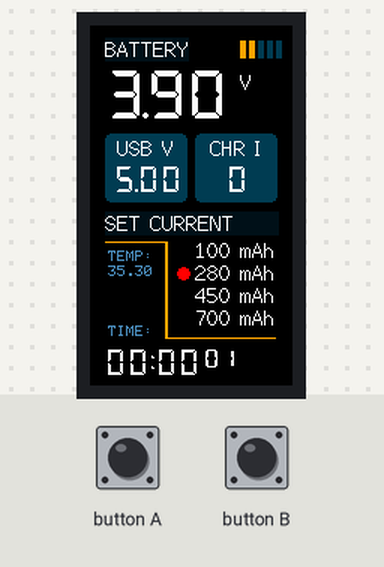
Bench run of a sketch on a simulated ESP32. Shown: 135×240 colour display. The inputs (shaded band) are chosen by the test bench. The local clock reads 2024-03-15 10:24:30 at power-on unless the sketch sets it.

Above: at 1.3 s.
1.4 s: button A pressed for 0.15 s
At 2.5 s:
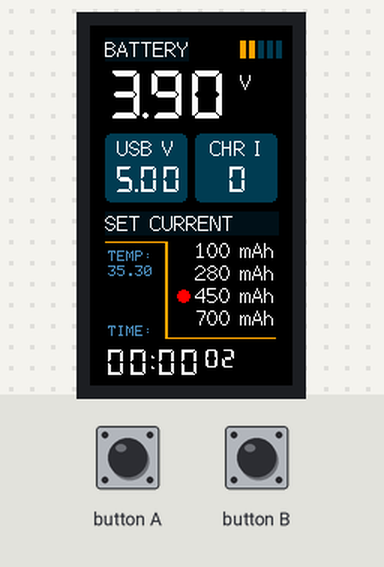
3.6 s: button B pressed for 0.15 s
At 4.5 s:
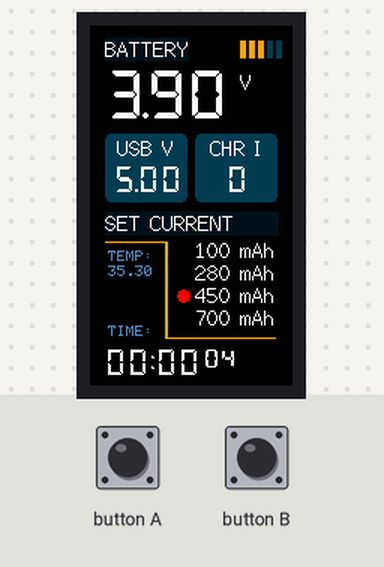
5.6 s: button A pressed for 1 s
At 6.9 s:
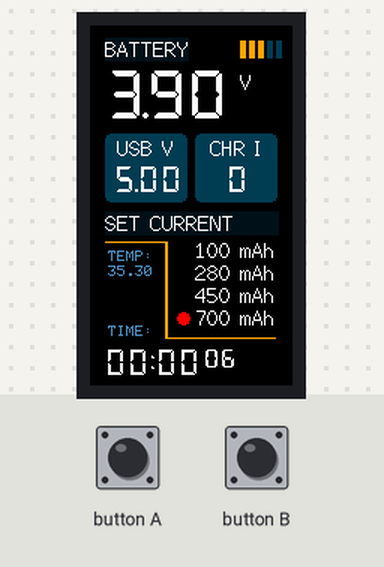
8.1 s: button B pressed for 1 s
At 9.4 s:
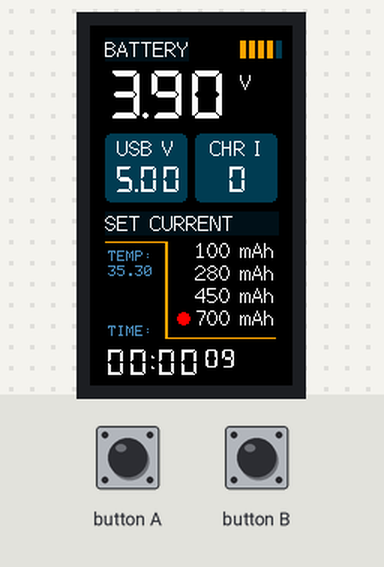
Timing chart, 0 to 11.1 s (numbered marks = the images above; inputs shaded):
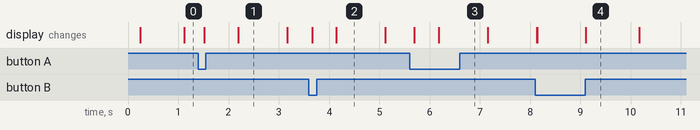

The sketch:

charger2.ino
```cpp
#include "M5StickCPlus.h"
#include "fonts.h"
TFT_eSprite spr = TFT_eSprite(&M5.Lcd);

RTC_TimeTypeDef TimeStruct;

float vbat,vin,temp;
int charge;
String hr,mi,se;
int deb=0; int deb2=0;

#define color 0x01EA
#define color2 ORANGE

String cc[4]={"100 mAh","280 mAh","450 mAh","700 mAh"};
byte values[4]={0,2,4,7};
byte chosen=1;

/*
#define CURRENT_100MA (0b0000)
#define CURRENT_190MA (0b0001)
#define CURRENT_280MA (0b0010)
#define CURRENT_360MA (0b0011)
#define CURRENT_450MA (0b0100)
#define CURRENT_550MA (0b0101)
#define CURRENT_630MA (0b0110)
#define CURRENT_700MA (0b0111)
*/

byte brightness[5] ={20,40,60,80,90};
byte chosenB=1;

void setup(){
  pinMode(37,INPUT_PULLUP);
  pinMode(39,INPUT_PULLUP);
  M5.begin();
  spr.createSprite(135,240);
  TimeStruct.Hours   = 00;
  TimeStruct.Minutes = 00;
  TimeStruct.Seconds = 00;
  M5.Rtc.SetTime(&TimeStruct);

 M5.Axp.ScreenBreath(brightness[chosenB]);
 M5.Axp.SetChargeCurrent(values[chosen]);
}

void draw()
{
  spr.fillSprite(TFT_BLACK);

  for(int i=0;i<5;i++)
  spr.fillRect(100+(i*6),10,4,12,color);

  for(int i=0;i<chosenB+1;i++)
  spr.fillRect(100+(i*6),10,4,12,color2);

  spr.setTextDatum(0);
  spr.setTextColor(WHITE,0x0083);
  spr.drawString("BATTERY",10,8,2);
  spr.drawString("SET CURRENT     ",10,124,2);
  spr.setTextColor(WHITE,BLACK);
  spr.setFreeFont(&DSEG7_Classic_Bold_32);
  spr.drawString(String(vbat),10,30);
  spr.drawString("V",100,30,2);


  spr.setFreeFont(&DSEG7_Classic_Bold_17);
  spr.drawString(hr+":"+mi,10,216);
  spr.setFreeFont(&DSEG7_Classic_Bold_12);
  spr.drawString(se,76,216);

  for(int i=0;i<4;i++)
  spr.drawString(cc[i],70,142+(i*15),2);

  spr.fillCircle(62,150+(chosen*15),4,TFT_RED);

  spr.drawFastHLine(10, 144, 40, color2);
  spr.drawFastVLine(50, 144, 64, color2);
  spr.drawFastVLine(51, 144, 64, color2);
  spr.drawFastHLine(50, 208, 74, color2);

   spr.setTextFont(0);
   spr.setTextColor(0x4C77,BLACK);
   spr.drawString("TIME:",12,200);

   spr.drawString("TEMP:",12,150);
   spr.drawString(String(temp),12,160);

  spr.setTextDatum(4);
  spr.fillRoundRect(10, 72, 55,46,4,color);
  spr.fillRoundRect(70, 72, 55,46,4,color);

  spr.setTextColor(WHITE,color);
  spr.drawString("USB V",37,82,2);
  spr.drawString("CHR I",97,82,2);
  spr.setFreeFont(&DSEG7_Classic_Bold_17);
  spr.drawString(String(vin),37,102);
  spr.drawString(String(charge),97,102);

  spr.pushSprite(0,0);
}

void loop() {

   if(digitalRead(37)==0)
   {
   if(deb==0) {deb=1; chosen++; if(chosen==4) chosen=0;  M5.Axp.SetChargeCurrent(values[chosen]);}
   }else deb=0;

   if(digitalRead(39)==0)
   {
   if(deb2==0) {deb2=1; chosenB++; if(chosenB==5) chosenB=0;  M5.Axp.ScreenBreath(brightness[chosenB]);}
   }else deb2=0;

   vbat = M5.Axp.GetVbatData() * 1.1 / 1000;
   charge = M5.Axp.GetIchargeData() / 2;
   vin=M5.Axp.GetVBusVoltage();
   temp = M5.Axp.GetTempData()*0.1-144.7;

  M5.Rtc.GetTime(&TimeStruct);

  if(TimeStruct.Hours<10) hr="0"+String(TimeStruct.Hours); else hr=String(TimeStruct.Hours);
  if(TimeStruct.Minutes<10) mi="0"+String(TimeStruct.Minutes); else mi=String(TimeStruct.Minutes);
  if(TimeStruct.Seconds<10) se="0"+String(TimeStruct.Seconds); else se=String(TimeStruct.Seconds);

  draw();

}
```

Source omitted: fonts.h (data table, 52123 bytes)

Measured:
- what the display in image 4 shows lasts 1.1 s, from 9.1 s to 10.2 s
